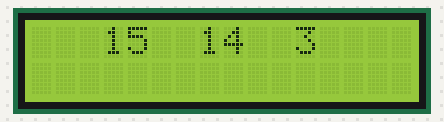
Bench run of a sketch on a simulated Arduino Uno, built with avr-gcc and run on an emulated ATmega328P. Parts: 16×2 character LCD. Random numbers use the default seed unless the sketch sets one.

Above: at 0.1 s.
At 5.1 s:
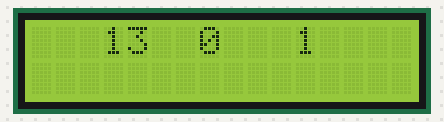
At 10.1 s:
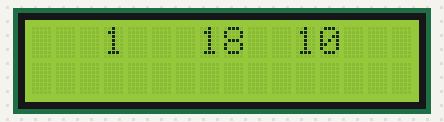
At 15.2 s:
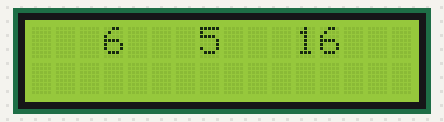
At 25.2 s:
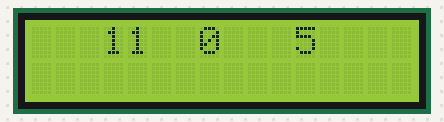
At 35.2 s:
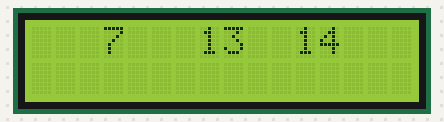

The sketch:

sketch_sep12a.ino
```cpp
#include <time.h>
#include <LiquidCrystal_I2C.h>
LiquidCrystal_I2C lcd(0x27,16,2);
int numero=0;
int numUno, numDos, numTres;
int i, j, k;
void setup() {
  srand((unsigned int)time(NULL));
  lcd.init();
  lcd.backlight();
  Serial.begin(9600);
}
void loop() {
  numUno = rand()%20;
  lcd.setCursor(7,0);
  lcd.print(numUno);
  numDos = rand()%20;
  lcd.setCursor(3,0);
  lcd.print(numDos);
  numTres = rand()%20;
  lcd.setCursor(11,0);
  lcd.print(numTres);
  delay(3000);
  lcd.clear();
  delay(2000);
}
```

Measured:
- what the display in image 1 shows lasts 3.0 s, from 5.1 s to 8.1 s
